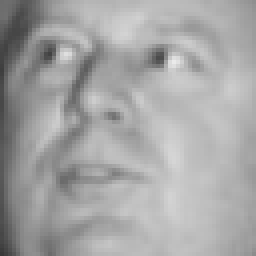
#> input picture eigenface/images/Otto_Reich_0001.pgm, 64 x 64 px (shown 4 times larger); its folder holds 4 pictures in this run
$ python eigenface.py
#> lines starting #> are read from the running program, lines starting #| are printed output that depends on the picture
import sys
from os import listdir
from os.path import isfile, join
from copy import deepcopy
import numpy as np
import cv2
import itertools

img_path = 'images'
files = [ f for f in listdir(img_path) if isfile(join(img_path,f)) ]
A = np.empty((len(files),1024),dtype=object) # row vectors dtype=object?

for i in range(len(files)): # 3000
    img = cv2.imread(join(img_path,files[i]),0) # 0 해줘야 흑백
#> img is the input picture: shape (64, 64); min 56, max 234, mean 165
    resize_img = cv2.resize(img,(32,32))
    tmp = []
    for j in range(32): # tmp_len 1024
        for k in range(32):
            #astype cast 안해주면 RuntimeWarning: overflow encountered in ubyte_scalars
            tmp.append(resize_img[j][k].astype(float))
#> after the loop, tmp = 1024 values, max 219 at index 245, min 62 at index 992, mean 165.2
    print("A[%d] is done" %i)
    A[i] = tmp
#> pass 2 of the loop `for i in range(len(files)):`:
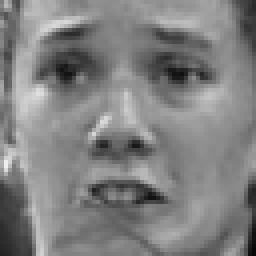
#> input picture eigenface/images/Patty_Schnyder_0001.pgm, 64 x 64 px (shown 4 times larger)
#> img is the input picture: shape (64, 64); min 6, max 238, mean 128.5
#> `resize_img = cv2.resize(img,(32,32))`:
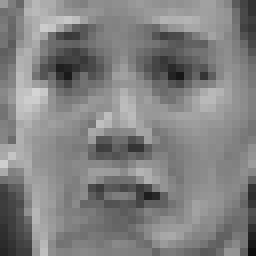
#> resize_img: shape (32, 32) (shown 8 times larger); min 13, max 212, mean 128.6
#> after the loop `for j in range(32):`: tmp = 1024 values, max 212 at index 356, min 13 at index 1023, mean 128.6
#> pass 3 of the loop `for i in range(len(files)):`:
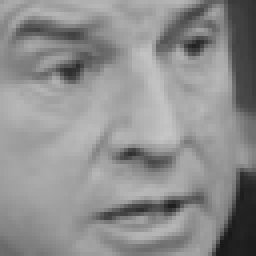
#> input picture eigenface/images/Paul_Bremer_0003.pgm, 64 x 64 px (shown 4 times larger)
#> img is the input picture: shape (64, 64); min 24, max 197, mean 142.2
#> `resize_img = cv2.resize(img,(32,32))`:
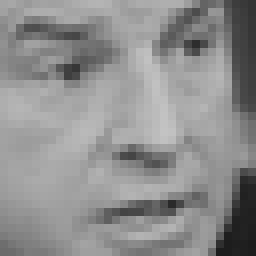
#> resize_img: shape (32, 32) (shown 8 times larger); min 28, max 195, mean 142.3
#> after the loop `for j in range(32):`: tmp = 1024 values, max 195 at index 532, min 28 at index 991, mean 142.3
#> the loop made 4 passes; the first 3 are shown

_M = np.mean(A)
M = [_M] * 1024
#> M = 1024 values from 151.2 to 151.2
M = np.array(M)

# covariance matrix
# True -> row가 변수, col이 관측치
# False -> row가 관측치, col이 변수
# C.shape :  (1024, 1024)
C = np.cov(A.astype(float), rowvar=False)
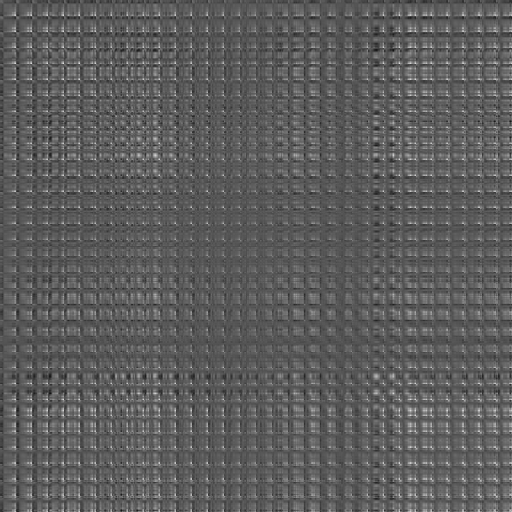
#> C: shape (1024, 1024) float64 (shown at 1/2 size); min -3010.4, max 6212.2, mean 364.7; drawn with min black and max white

# #s = singular values 1차원 1024개 나옴
# V- row space basis U - col space basis
# orthonormal 값 return

U,s,Vh =  np.linalg.svd(C, full_matrices = True)
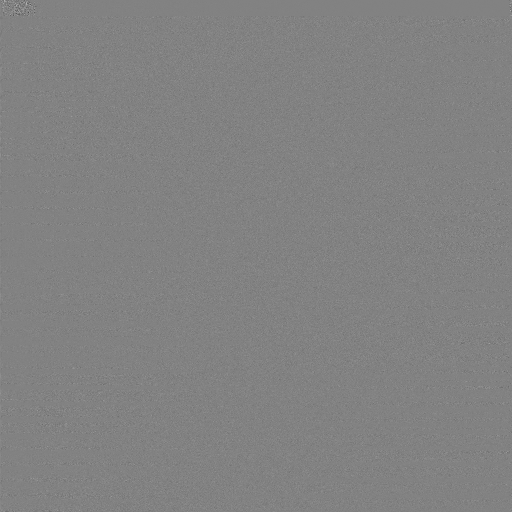
#> U: shape (1024, 1024) float64 (shown at 1/2 size); min -0.546, max 0.524, mean 9.75e-06; drawn with min black and max white
# V is unitary, Vt 안에는 row vector로 row space basis 들어있음
# 정렬도 되어있습니다.


name = ["Abdullah_Gul","Adrien_Brody","Ai_Sugiyama","Al_Gore","Al_Sharpton",
    "Alastair_Campbell","Albert_Costa","Alejandro_Toledo","Ali_Naimi","Allyson_Felix"]
test_path = 'test'
#> (the run stopped early here; a loop or call above may not have finished)
